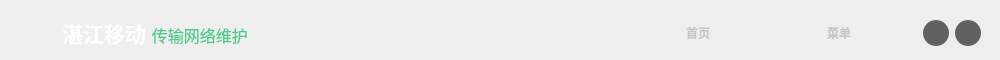
        <widget class="QFrame" name="titleBar">
         <property name="minimumSize">
          <size>
           <width>1000</width>
           <height>60</height>
          </size>
         </property>
         <property name="maximumSize">
          <size>
           <width>1000</width>
           <height>60</height>
          </size>
         </property>
         <property name="frameShape">
          <enum>QFrame::NoFrame</enum>
         </property>
         <property name="frameShadow">
          <enum>QFrame::Raised</enum>
         </property>
         <layout class="QHBoxLayout" name="horizontalLayout_2">
          <property name="spacing">
           <number>0</number>
          </property>
          <property name="leftMargin">
           <number>10</number>
          </property>
          <property name="topMargin">
           <number>6</number>
          </property>
          <property name="rightMargin">
           <number>10</number>
          </property>
          <property name="bottomMargin">
           <number>0</number>
          </property>
          <item>
           <widget class="QFrame" name="frame">
            <property name="minimumSize">
             <size>
              <width>250</width>
              <height>0</height>
             </size>
            </property>
            <property name="maximumSize">
             <size>
              <width>250</width>
              <height>16777215</height>
             </size>
            </property>
            <property name="styleSheet">
             <string notr="true"/>
            </property>
            <property name="frameShape">
             <enum>QFrame::NoFrame</enum>
            </property>
            <property name="frameShadow">
             <enum>QFrame::Raised</enum>
            </property>
            <layout class="QHBoxLayout" name="horizontalLayout_3">
             <property name="spacing">
              <number>0</number>
             </property>
             <property name="leftMargin">
              <number>0</number>
             </property>
             <property name="topMargin">
              <number>0</number>
             </property>
             <property name="rightMargin">
              <number>0</number>
             </property>
             <property name="bottomMargin">
              <number>0</number>
             </property>
             <item>
              <widget class="QPushButton" name="pushButton">
               <property name="minimumSize">
                <size>
                 <width>40</width>
                 <height>40</height>
                </size>
               </property>
               <property name="maximumSize">
                <size>
                 <width>40</width>
                 <height>40</height>
                </size>
               </property>
               <property name="styleSheet">
                <string notr="true">border: none;</string>
               </property>
               <property name="text">
                <string/>
               </property>
               <property name="icon">
                <iconset resource="resources.qrc">
                 <normaloff>:/icons/assets/logo.svg</normaloff>:/icons/assets/logo.svg</iconset>
               </property>
               <property name="iconSize">
                <size>
                 <width>45</width>
                 <height>45</height>
                </size>
               </property>
              </widget>
             </item>
             <item>
              <widget class="QLabel" name="label">
               <property name="text">
                <string>&lt;html&gt;&lt;head/&gt;&lt;body&gt;&lt;p&gt;&lt;span style=&quot; font-size:16pt; font-weight:700; color:#ffffff;&quot;&gt;湛江移动 &lt;/span&gt;&lt;span style=&quot; font-size:12pt; color:#44cc88;&quot;&gt;传输网络维护&lt;/span&gt;&lt;/p&gt;&lt;/body&gt;&lt;/html&gt;</string>
               </property>
               <property name="alignment">
                <set>Qt::AlignCenter</set>
               </property>
              </widget>
             </item>
            </layout>
           </widget>
          </item>
          <item>
           <spacer name="horizontalSpacer">
            <property name="orientation">
             <enum>Qt::Horizontal</enum>
            </property>
            <property name="sizeHint" stdset="0">
             <size>
              <width>364</width>
              <height>20</height>
             </size>
            </property>
           </spacer>
          </item>
          <item>
           <widget class="QFrame" name="frame_2">
            <property name="minimumSize">
             <size>
              <width>300</width>
              <height>0</height>
             </size>
            </property>
            <property name="styleSheet">
             <string notr="true">border: none;
</string>
            </property>
            <property name="frameShape">
             <enum>QFrame::Box</enum>
            </property>
            <property name="frameShadow">
             <enum>QFrame::Raised</enum>
            </property>
            <layout class="QHBoxLayout" name="horizontalLayout_4">
             <item>
              <widget class="QPushButton" name="homeBtn">
               <property name="minimumSize">
                <size>
                 <width>95</width>
                 <height>0</height>
                </size>
               </property>
               <property name="maximumSize">
                <size>
                 <width>95</width>
                 <height>16777215</height>
                </size>
               </property>
               <property name="font">
                <font>
                 <bold>true</bold>
                </font>
               </property>
               <property name="styleSheet">
                <string notr="true">QPushButton {
	text-align: left;
	border: none;
	color: rgb(199, 199, 199);
}

QPushButton:hover {
	color: rgb(255, 255, 255);
}

QPushButton:pressed {
	color: rgb(147, 147, 147);
}</string>
               </property>
               <property name="text">
                <string>首页</string>
               </property>
               <property name="icon">
                <iconset resource="resources.qrc">
                 <normaloff>:/icons/assets/home.svg</normaloff>:/icons/assets/home.svg</iconset>
               </property>
               <property name="iconSize">
                <size>
                 <width>24</width>
                 <height>24</height>
                </size>
               </property>
              </widget>
             </item>
             <item>
              <spacer name="horizontalSpacer_2">
               <property name="orientation">
                <enum>Qt::Horizontal</enum>
               </property>
               <property name="sizeType">
                <enum>QSizePolicy::Fixed</enum>
               </property>
               <property name="sizeHint" stdset="0">
                <size>
                 <width>40</width>
                 <height>20</height>
                </size>
               </property>
              </spacer>
             </item>
             <item>
              <widget class="QPushButton" name="menuBtn">
               <property name="minimumSize">
                <size>
                 <width>60</width>
                 <height>0</height>
                </size>
               </property>
               <property name="maximumSize">
                <size>
                 <width>60</width>
                 <height>16777215</height>
                </size>
               </property>
               <property name="font">
                <font>
                 <bold>true</bold>
                </font>
               </property>
               <property name="styleSheet">
                <string notr="true">QPushButton {
	text-align: left;
	border: none;
	color: rgb(199, 199, 199);
}

QPushButton:hover {
	color: rgb(255, 255, 255);
}

QPushButton:pressed {
	color: rgb(147, 147, 147);
}</string>
               </property>
               <property name="text">
                <string>菜单</string>
               </property>
               <property name="icon">
                <iconset resource="resources.qrc">
                 <normaloff>:/icons/assets/menu.svg</normaloff>:/icons/assets/menu.svg</iconset>
               </property>
               <property name="iconSize">
                <size>
                 <width>18</width>
                 <height>18</height>
                </size>
               </property>
              </widget>
             </item>
             <item>
              <spacer name="horizontalSpacer_3">
               <property name="orientation">
                <enum>Qt::Horizontal</enum>
               </property>
               <property name="sizeType">
                <enum>QSizePolicy::Fixed</enum>
               </property>
               <property name="sizeHint" stdset="0">
                <size>
                 <width>30</width>
                 <height>20</height>
                </size>
               </property>
              </spacer>
             </item>
             <item>
              <widget class="QPushButton" name="miniBtn">
               <property name="minimumSize">
                <size>
                 <width>26</width>
                 <height>26</height>
                </size>
               </property>
               <property name="maximumSize">
                <size>
                 <width>26</width>
                 <height>26</height>
                </size>
               </property>
               <property name="styleSheet">
                <string notr="true">QPushButton {
	background-color:rgb(97, 97, 97);
	border: none;
	border-radius: 13;
}

QPushButton:hover {
	background-color: rgb(134, 134, 134);
}

QPushButton:pressed {
	background-color: rgb(0, 0, 0);
}</string>
               </property>
               <property name="text">
                <string/>
               </property>
               <property name="icon">
                <iconset resource="resources.qrc">
                 <normaloff>:/icons/assets/minus (2).svg</normaloff>:/icons/assets/minus (2).svg</iconset>
               </property>
               <property name="iconSize">
                <size>
                 <width>22</width>
                 <height>22</height>
                </size>
               </property>
              </widget>
             </item>
             <item>
              <widget class="QPushButton" name="closeBtn">
               <property name="minimumSize">
                <size>
                 <width>26</width>
                 <height>26</height>
                </size>
               </property>
               <property name="maximumSize">
                <size>
                 <width>26</width>
                 <height>26</height>
                </size>
               </property>
               <property name="styleSheet">
                <string notr="true">QPushButton {
	background-color:rgb(97, 97, 97);
	border: none;
	border-radius: 13;
}

QPushButton:hover {
	background-color: rgb(134, 134, 134);
}

QPushButton:pressed {
	background-color: rgb(0, 0, 0);
}</string>
               </property>
               <property name="text">
                <string/>
               </property>
               <property name="icon">
                <iconset resource="resources.qrc">
                 <normaloff>:/icons/assets/close (3).svg</normaloff>:/icons/assets/close (3).svg</iconset>
               </property>
               <property name="iconSize">
                <size>
                 <width>22</width>
                 <height>22</height>
                </size>
               </property>
              </widget>
             </item>
            </layout>
           </widget>
          </item>
         </layout>
        </widget>
